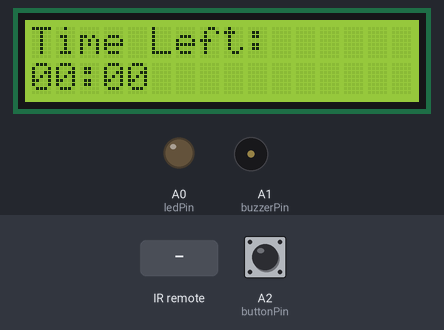
Recording of a sketch running on a simulated Arduino Uno, built with avr-gcc and run on an emulated ATmega328P. On the bench: 16×2 character LCD, output pins drawn as LEDs (lit = HIGH), buzzer (waves = sounding, pin HIGH). Dashed ring = blinking. The inputs (shaded band) are chosen by the test bench; at power-on: A2 (buttonPin) HIGH.

Above: at 3.2 s.
3.3 s: infrared code 0x45 received
At 3.45 s:
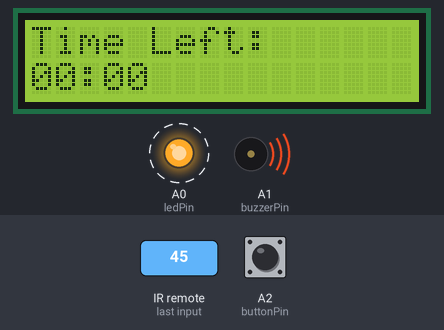
5.7 s: A2 (buttonPin) pulled LOW for 0.15 s
At 6.0 s:
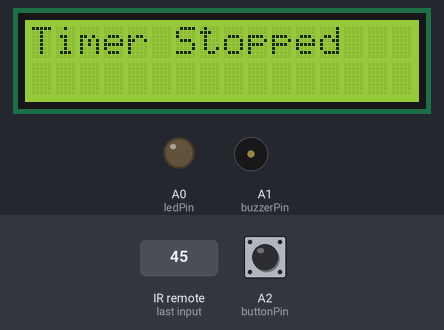
8.2 s: infrared code 0x18 received
At 9.1 s:
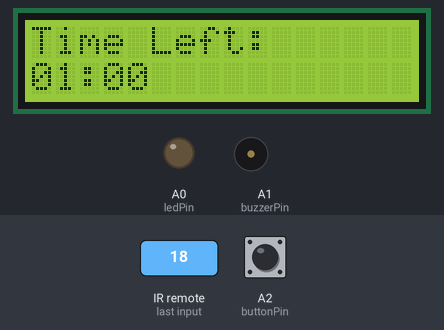
Timing chart, 0 to 11.2 s (numbered marks = the images above; inputs shaded):
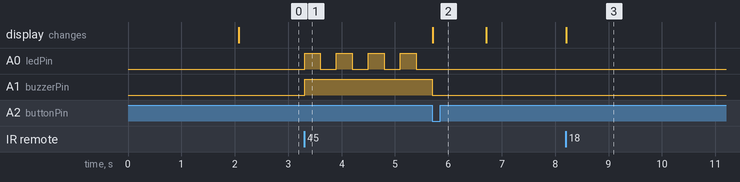

The sketch:

SmartAlarm.ino
```cpp
#include <LiquidCrystal.h>
#include <IRremote.h>


// LCD (RS, E, D4, D5, D6, D7)
LiquidCrystal lcd(12, 11, 5, 4, 3, 2);


// IR Receiver pin
const int IR_PIN = A3;


// Components
const int buttonPin = A2;
const int ledPin = A0;
const int buzzerPin = A1;


IRrecv irrecv(IR_PIN);
decode_results results;


// Timer variables
int minutes = 0;
int seconds = 0;
bool timerRunning = false;
unsigned long previousMillis = 0;
bool alarmTriggered = false;
bool lastButtonState = HIGH;


void setup() {
 lcd.begin(16, 2);
 lcd.print("Smart Timer Ready");


 pinMode(buttonPin, INPUT_PULLUP);
 pinMode(ledPin, OUTPUT);
 pinMode(buzzerPin, OUTPUT);


 digitalWrite(ledPin, LOW);
 digitalWrite(buzzerPin, LOW);


 irrecv.begin(IR_PIN);
 delay(2000); // show intro for 2 seconds
 lcd.clear();
 updateDisplay();
}


void loop() {
 unsigned long currentMillis = millis();


 // === Timer countdown ===
 if (timerRunning && currentMillis - previousMillis >= 1000) {
   previousMillis = currentMillis;
   if (seconds > 0) {
     seconds--;
   } else if (minutes > 0) {
     minutes--;
     seconds = 59;
   } else {
     // Timer done
     timerRunning = false;
     alarmTriggered = true;
   }
   updateDisplay();
 }


 // === Alarm triggered ===
 if (alarmTriggered) {
   digitalWrite(buzzerPin, HIGH);
   digitalWrite(ledPin, millis() / 300 % 2); // Blink LED every 300 ms
 }


 // === Button press to stop alarm ===
 bool currentButtonState = digitalRead(buttonPin);
 if (lastButtonState == HIGH && currentButtonState == LOW && alarmTriggered) {
   alarmTriggered = false;
   digitalWrite(buzzerPin, LOW);
   digitalWrite(ledPin, LOW);
   lcd.clear();
   lcd.print("Timer Stopped");
   delay(1000);
   lcd.clear();
   updateDisplay();
 }
 lastButtonState = currentButtonState;


 // === IR Remote ===
 if (irrecv.decode()) {
   unsigned long code = irrecv.decodedIRData.command;


   // Replace these with your actual remote codes (use Serial.println to debug)
   if (code == 0x18) { // +1 minute
     minutes++;
   } else if (code == 0x52) { // +10 seconds
     seconds += 10;
     if (seconds >= 60) {
       seconds -= 60;
       minutes++;
     }
   } else if (code == 0xA2) { // -10 seconds
     if (minutes > 0 || seconds >= 10) {
       if (seconds < 10) {
         seconds += 60;
         minutes--;
       }
       seconds -= 10;
     }
   } else if (code == 0x45) { // START button
     timerRunning = true;
   }


   updateDisplay();
   irrecv.resume();
 }
}


void updateDisplay() {
 lcd.setCursor(0, 0);
 lcd.print("Time Left:");


 lcd.setCursor(0, 1);
 if (minutes < 10) lcd.print("0");
 lcd.print(minutes);
 lcd.print(":");
 if (seconds < 10) lcd.print("0");
 lcd.print(seconds);
 lcd.print("      ");
}
```

Measured:
- after the input at 3.3 s, A0 (ledPin): alternates HIGH for 0.30 s and LOW for 0.30 s, starting at once; A1 (buzzerPin): LOW → HIGH at once
- after the input at 5.7 s, A0 (ledPin): stops changing and stays LOW; A1 (buzzerPin): HIGH → LOW at once; the display: changes at once (image 2)
- after the input at 8.2 s, the display: changes at once (image 3)
